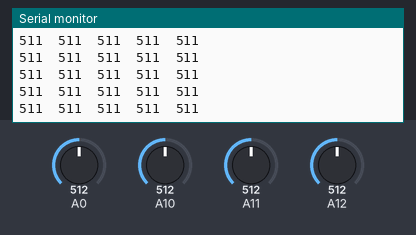
Bench run of a sketch on a simulated Arduino Mega 2560, built with avr-gcc and run on an emulated ATmega2560. Shown: the last lines printed to the serial monitor. The inputs (shaded band) are chosen by the test bench; at power-on: A0 = 512, A10 = 512, A11 = 512, A12 = 512.

Above: at 1.2 s.
1.3 s: A0 set to 716
At 1.32 s:
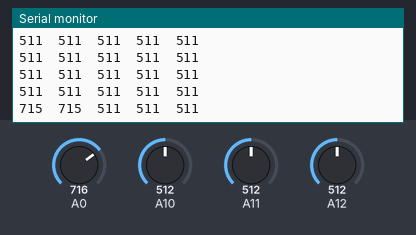
4.3 s: A10 set to 716
At 4.31 s:
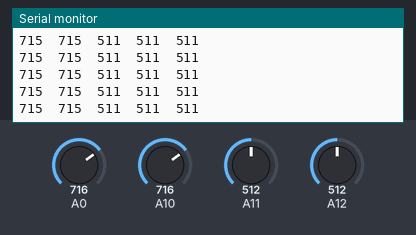
5.8 s: A11 set to 716
At 5.83 s:
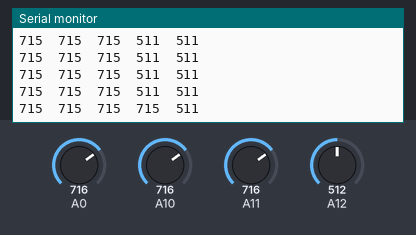
7.3 s: A12 set to 716
At 7.3 s:
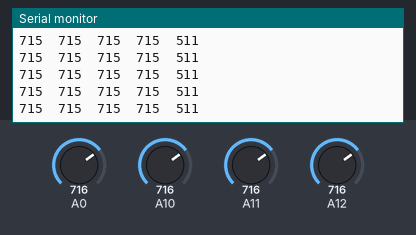
8.8 s: A0 set to 992
At 8.82 s:
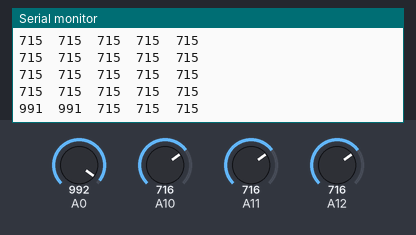
10.3 s: A10 set to 992
At 10.34 s:
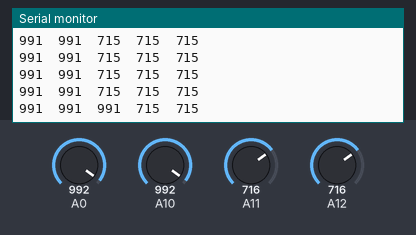
Timing chart, 0 to 12.8 s (numbered marks = the images above; inputs shaded):
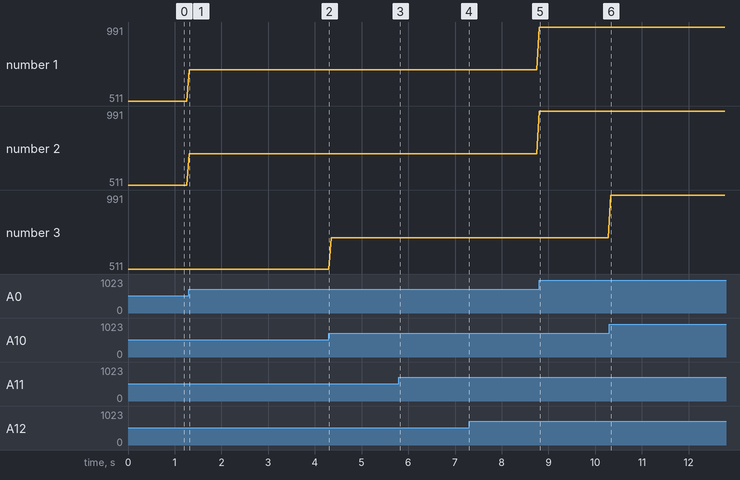

The sketch:

AnalogSensorWithMultiThreshold.ino
```cpp
//Higher values mean lower reflectance

#include <QTRSensors.h>

#define NUM_SENSORS_MAIN 5
#define TIMEOUT 2500
#define NUM_SAMPLES_PER_SENSOR 4

QTRSensorsAnalog mainArray((unsigned char[]) {A8, A9, A10, A11, A12}, NUM_SENSORS_MAIN, NUM_SAMPLES_PER_SENSOR, QTR_NO_EMITTER_PIN);
unsigned int mainValues[NUM_SENSORS_MAIN];

int threshold[NUM_SENSORS_MAIN] = {650, 525, 502, 499, 675};

void setup()
{
  Serial.begin(57600);
}

void loop() {
  //unsigned int sensors[NUM_SENSORS_MAIN];
  //mainArray.read(mainValues);
  mainValues[NUM_SENSORS_MAIN] = {values()};
  for (unsigned char i = 0; i < NUM_SENSORS_MAIN; i++) {
    Serial.print(mainValues[i]);
    Serial.print('\t');
  }
  Serial.println();
  Serial.println();
  delay(50);
}

unsigned int values()
{
  unsigned int result[NUM_SENSORS_MAIN];
  mainArray.read(mainValues);
  for (unsigned int i = 0; i < NUM_SENSORS_MAIN; i++) {
//    if (mainValues[i] < threshold[i]) {
//      mainValues[i] = 0;
//    }
//    else {
//      mainValues[i] = 1;
//    }
    result[i] = mainValues[i];
  }
  return result;
}
```

Measured:
- after the input at 1.3 s, the serial monitor: prints a new line at once (image 1)
- after the input at 5.8 s, the serial monitor: prints a new line at once (image 3)
- after the input at 8.8 s, the serial monitor: prints a new line at once (image 5)
- after the input at 10.3 s, the serial monitor: prints a new line at once (image 6)
- plotted number 1: 511 → 715 after the input at 1.3 s, 715 → 991 after the input at 8.8 s
- plotted number 2: 511 → 715 after the input at 1.3 s, 715 → 991 after the input at 8.8 s
